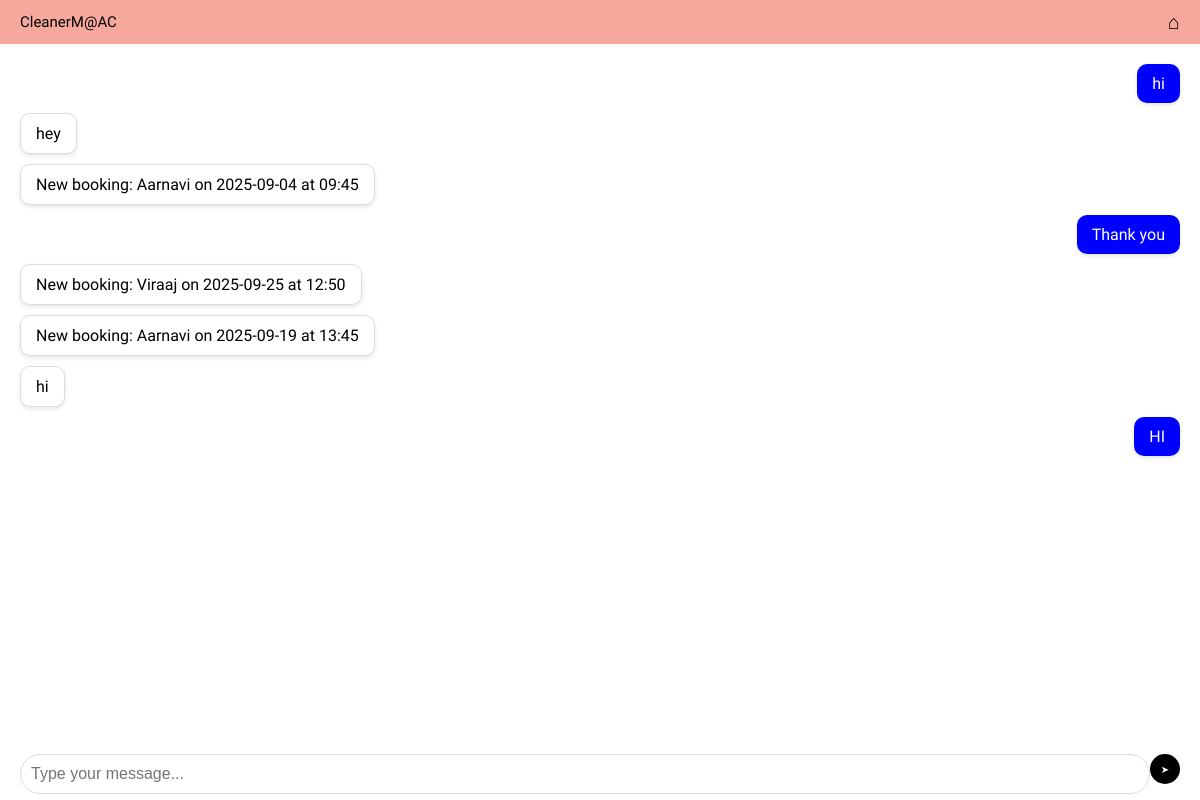
Page /cleaner/chat (signed in) on the committed database.
### tables this page shows
CREATE TABLE messages (
                id INTEGER PRIMARY KEY AUTOINCREMENT,
                sender TEXT NOT NULL,
                text TEXT NOT NULL,
                type TEXT DEFAULT 'chat',
                cleaner TEXT,
                timestamp DATETIME DEFAULT CURRENT_TIMESTAMP
            );

### app.py (the view)
@app.route('/cleaner/chat')
def cleaner_chat():
    if session.get('role') not in ['owner', 'cleaner']:
        return redirect(url_for('home'))
    messages = get_chat_messages()
    return render_template('cleaner_chat.html', username=session['username'], messages=messages)

### app.py (called while the page is built)
def get_db():
    if '_database' not in g:
        g._database = sqlite3.connect(DATABASE, check_same_thread=False)
    return g._database

@app.teardown_appcontext
def close_connection(exception):
    db = g.pop('_database', None)
    if db is not None:
        db.close()

def get_chat_messages():
    conn = get_db()
    c = conn.cursor()
    c.execute("SELECT sender, text, type, cleaner, timestamp FROM messages ORDER BY timestamp ASC")
    messages = []
    for row in c.fetchall():
        messages.append({
            'sender': row[0],
            'text': row[1],
            'type': row[2],
            'cleaner': row[3],
            'timestamp': row[4]
        })
    return messages

### templates/cleaner_chat.html (shortened to what this page needs)
<!DOCTYPE html>
<html lang="en">
<head>
    <link rel="stylesheet" href="/static/cleaner_chat.css" />
</head>
<body>
    <header class="chat-header">
        <div class="chat-title">{{ username }}</div>
        <a href="/cleaner" class="home-button" title="Home">&#8962;</a>
    </header>
    <main class="chat-messages">
        {% for msg in messages %}
            {% if msg.sender == username %}
                <div class="message owner-message">{{ msg.text }}</div>
            {% else %}
                <div class="message other-message">{{ msg.text }}</div>
            {% endif %}
        {% else %}
            <div class="message other-message">No messages yet.</div>
        {% endfor %}
    </main>
    <footer class="chat-input-area">
        <form method="POST" action="{{ url_for('cleaner_chat_send') }}" style="display:flex; width: 100%;">
            <input type="text" name="message" placeholder="Type your message..." required />
            <button type="submit" class="send-button" title="Send">&#10148;</button>
        </form>
    </footer>
</body>
</html>

### static/cleaner_chat.css (style rules this page uses)
body { font-family: 'Italiana', serif; background-color: white; color: black; margin: 0; padding: 0; }
.chat-header { background-color: #f7a89c; display: flex; justify-content: space-between; align-items: center; padding: 10px 20px; }
.chat-title { font-size: 15px; font-weight: normal; color: black; }
.home-button { font-size: 20px; color: black; text-decoration: none; }
.chat-messages { padding: 20px; height: calc(100vh - 140px); overflow-y: auto; background-color: white; display: flex; flex-direction: column; gap: 10px; }
.message { padding: 10px 15px; border-radius: 10px; max-width: 60%; box-shadow: 0 2px 4px rgba(0,0,0,0.1); }
.owner-message { background-color: blue; color: white; align-self: flex-end; }
.other-message { background-color: white; color: black; border: 1px solid #ddd; align-self: flex-start; }
.chat-input-area { padding: 10px 20px; background-color: white; display: flex; gap: 10px; }
.chat-input-area input[type="text"] { flex-grow: 1; padding: 10px; font-size: 16px; border-radius: 20px; border: 1px solid #ddd; outline: none; }
.send-button { background-color: black; color: white; border: none; border-radius: 50%; width: 30px; height: 30px; font-size: 10px; cursor: pointer; display: flex; justify-content: center; align-items: center; }

### rows in the picture
messages: text "hi"
messages: text "hey"
messages: text "New booking: Aarnavi on 2025-09-04 at 09:45"
messages: text "Thank you"
messages: text "New booking: Viraaj on 2025-09-25 at 12:50"
messages: text "New booking: Aarnavi on 2025-09-19 at 13:45"
messages: text "hi"
messages: text "HI"

### other values in the picture
{{ username }} "CleanerM@AC"
